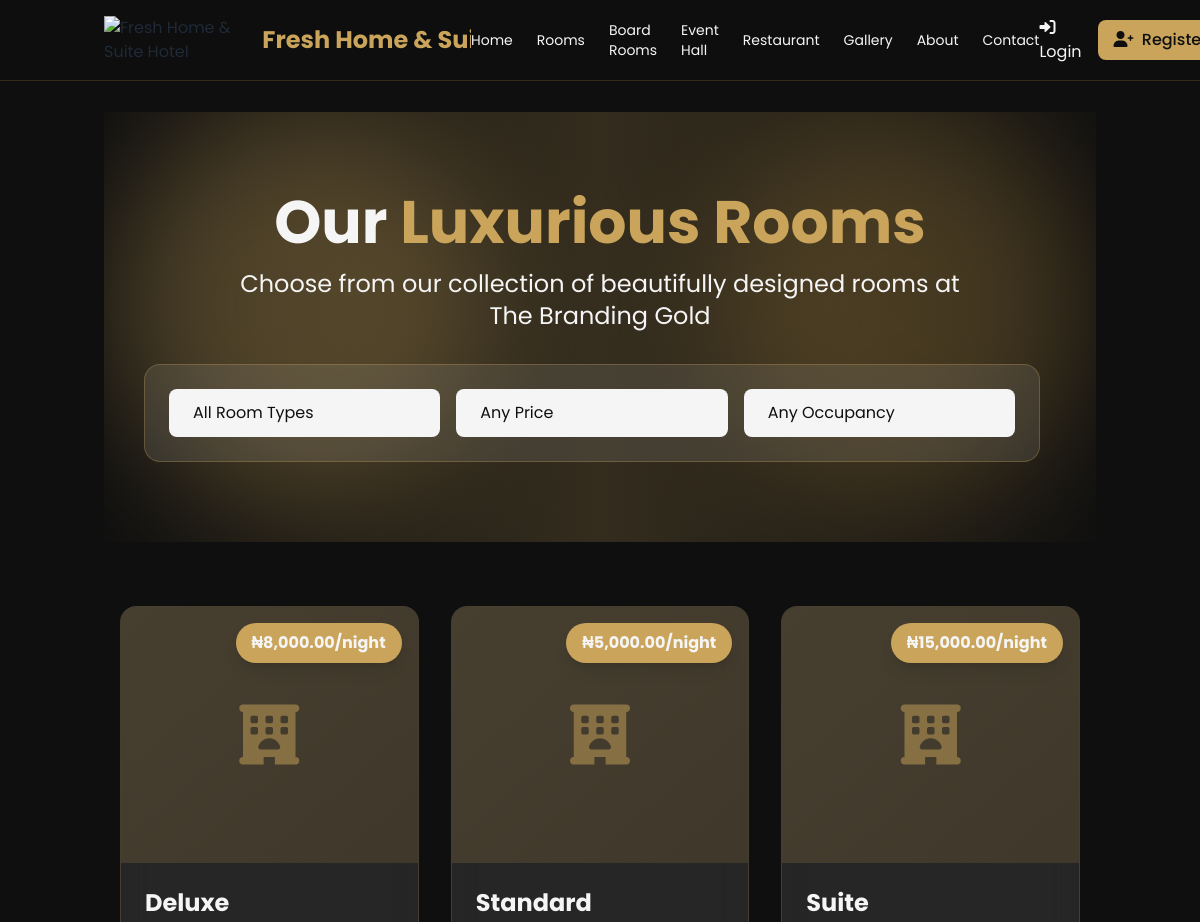
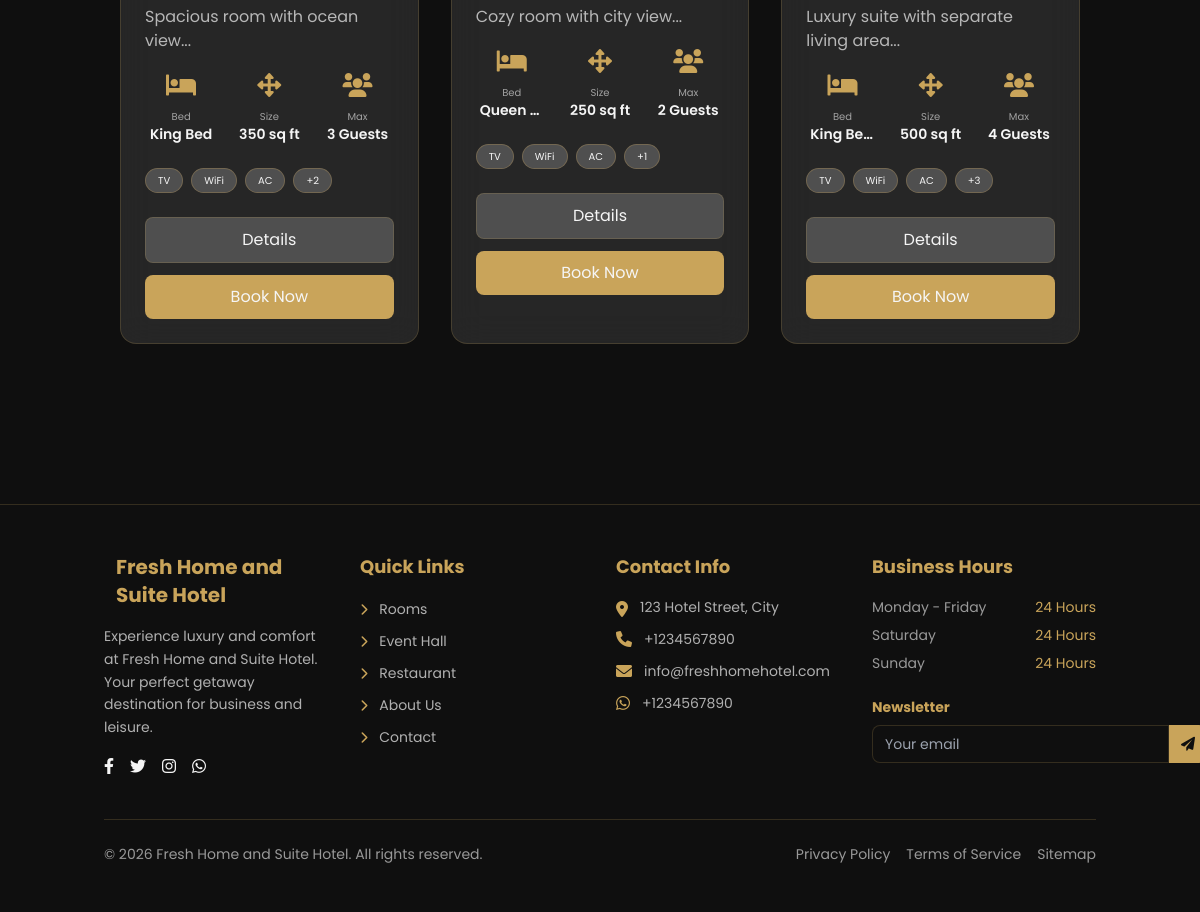
The page /rooms.php on the database its author committed (2 pictures, top to bottom).
### tables this page shows
CREATE TABLE rooms (
    id INT PRIMARY KEY AUTO_INCREMENT,
    room_number VARCHAR(10) UNIQUE,
    room_type VARCHAR(50),
    description TEXT,
    base_price DECIMAL(10,2),
    max_occupancy INT,
    bed_type VARCHAR(50),
    square_feet INT,
    amenities TEXT,
    status ENUM('available', 'maintenance') DEFAULT 'available',
    created_at TIMESTAMP DEFAULT CURRENT_TIMESTAMP
);

### includes/functions.php (called while the page is built, shortened)
<?php
function formatCurrency($amount) {
    return '₦' . number_format($amount, 2);
}
?>

### rooms.php (the view, shortened to what this page needs)
<?php
require_once 'config/config.php';
require_once 'includes/header.php';
$stmt = $pdo->query("
    SELECT r.*,
           (SELECT image_path FROM room_images WHERE room_id = r.id AND is_primary = 1 LIMIT 1) as primary_image
    FROM rooms r
    WHERE r.status = 'available'
    ORDER BY r.room_type
");
$rooms = $stmt->fetchAll();
?>
<section class="page-header relative py-12 sm:py-16 md:py-20 overflow-hidden">
    <div class="absolute inset-0 bg-gradient-to-r from-[#0F0F0F] via-[#C9A45A]/20 to-[#0F0F0F]">
        <div class="absolute inset-0 opacity-30">
            <div class="absolute top-0 left-0 w-48 sm:w-64 md:w-96 h-48 sm:h-64 md:h-96 bg-[#C9A45A] rounded-full mix-blend-multiply filter blur-xl md:blur-2xl lg:blur-3xl animate-float"></div>
            <div class="absolute top-0 right-0 w-48 sm:w-64 md:w-96 h-48 sm:h-64 md:h-96 bg-[#A8843F] rounded-full mix-blend-multiply filter blur-xl md:blur-2xl lg:blur-3xl animate-float animation-delay-2000"></div>
        </div>
    </div>
    <div class="relative z-10 text-center text-[#F5F5F5] px-4 sm:px-6 max-w-7xl mx-auto">
        <h1 class="text-3xl sm:text-4xl md:text-5xl lg:text-6xl font-bold mb-2 sm:mb-3 md:mb-4 animate__animated animate__fadeInDown">
            Our <span class="text-[#C9A45A]">Luxurious Rooms</span>
        </h1>
        <p class="text-base sm:text-lg md:text-xl lg:text-2xl mb-4 sm:mb-6 md:mb-8 animate__animated animate__fadeInUp animate__delay-1s max-w-3xl mx-auto">
            Choose from our collection of beautifully designed rooms at The Branding Gold
        </p>
        <div class="filter-bar max-w-xs sm:max-w-sm md:max-w-2xl lg:max-w-4xl mx-auto bg-[#F5F5F5]/10 backdrop-blur-lg rounded-xl sm:rounded-2xl p-4 sm:p-5 md:p-6 animate__animated animate__zoomIn animate__delay-2s border border-[#C9A45A]/30 mx-2 sm:mx-4">
            <form id="filterForm" class="flex flex-col sm:flex-row gap-2 sm:gap-3 md:gap-4 justify-center">
                <select id="roomTypeFilter" class="w-full sm:flex-1 px-3 sm:px-4 md:px-6 py-2.5 sm:py-3 rounded-lg text-[#0F0F0F] bg-[#F5F5F5] text-sm sm:text-base focus:ring-2 focus:ring-[#C9A45A] transition appearance-none">
                    <option value="all">All Room Types</option>
                </select>
                <select id="priceFilter" class="w-full sm:flex-1 px-3 sm:px-4 md:px-6 py-2.5 sm:py-3 rounded-lg text-[#0F0F0F] bg-[#F5F5F5] text-sm sm:text-base focus:ring-2 focus:ring-[#C9A45A] transition appearance-none">
                    <option value="all">Any Price</option>
                </select>
                <select id="occupancyFilter" class="w-full sm:flex-1 px-3 sm:px-4 md:px-6 py-2.5 sm:py-3 rounded-lg text-[#0F0F0F] bg-[#F5F5F5] text-sm sm:text-base focus:ring-2 focus:ring-[#C9A45A] transition appearance-none">
                    <option value="all">Any Occupancy</option>
                </select>
            </form>
        </div>
    </div>
</section>
<section class="py-8 sm:py-12 md:py-16 bg-[#0F0F0F]">
    <div class="container mx-auto px-3 sm:px-4">
        <div id="roomsGrid" class="grid grid-cols-1 sm:grid-cols-2 lg:grid-cols-3 gap-4 sm:gap-5 md:gap-6 lg:gap-8">
            <?php foreach($rooms as $index => $room): ?>
            <div class="room-card bg-[#F5F5F5]/10 backdrop-blur-lg rounded-xl sm:rounded-2xl overflow-hidden hover-scale group border border-[#C9A45A]/20"
                 data-room-type="<?php echo $room['room_type']; ?>"
                 data-price="<?php echo $room['base_price']; ?>"
                 data-occupancy="<?php echo $room['max_occupancy']; ?>"
                 data-aos="fade-up"
                 data-aos-delay="<?php echo $index * 100; ?>">
                <div class="relative h-48 sm:h-56 md:h-64 overflow-hidden">
                    <?php
                    if(!empty($room['primary_image'])):
                    ?>
                        <img src="<?php echo SITE_URL . $room['primary_image']; ?>"
                             alt="<?php echo $room['room_type']; ?>"
                             class="w-full h-full object-cover group-hover:scale-110 transition duration-700"
                             loading="lazy"
                             onerror="this.onerror=null; this.src='<?php echo SITE_URL; ?>assets/images/no-image.jpg';">
                    <?php
                    else:
                        $img_stmt = $pdo->prepare("SELECT image_path FROM room_images WHERE room_id = ? LIMIT 1");
                        $img_stmt->execute([$room['id']]);
                        $any_image = $img_stmt->fetch();
                        if($any_image):
                    ?>
                        <img src="<?php echo SITE_URL . $any_image['image_path']; ?>"
                             alt="<?php echo $room['room_type']; ?>"
                             class="w-full h-full object-cover group-hover:scale-110 transition duration-700"
                             loading="lazy"
                             onerror="this.onerror=null; this.src='<?php echo SITE_URL; ?>assets/images/no-image.jpg';">
                    <?php
                        else:
                    ?>
                        <div class="w-full h-full bg-gradient-to-br from-[#C9A45A]/20 to-[#A8843F]/20 flex items-center justify-center">
                            <i class="fas fa-hotel text-4xl sm:text-5xl md:text-6xl text-[#C9A45A]/50"></i>
                        </div>
                    <?php
                        endif;
                    endif;
                    ?>
                    <div class="absolute top-3 right-3 sm:top-4 sm:right-4 bg-[#C9A45A] text-[#F5F5F5] px-2 sm:px-3 md:px-4 py-1 sm:py-1.5 md:py-2 rounded-full font-bold shadow-lg text-xs sm:text-sm md:text-base">
                        <?php echo formatCurrency($room['base_price']); ?>/night
                    </div>
                </div>
                <div class="p-3 sm:p-4 md:p-5 lg:p-6">
                    <h3 class="text-lg sm:text-xl md:text-2xl font-bold text-[#F5F5F5] mb-1 sm:mb-2"><?php echo $room['room_type']; ?></h3>
                    <p class="text-[#F5F5F5]/70 text-xs sm:text-sm md:text-base mb-3 sm:mb-4"><?php echo substr($room['description'], 0, 80); ?>...</p>
                    <div class="grid grid-cols-3 gap-1 sm:gap-2 md:gap-3 lg:gap-4 mb-3 sm:mb-4 md:mb-5 lg:mb-6">
                        <div class="text-center">
                            <i class="fas fa-bed text-lg sm:text-xl md:text-2xl text-[#C9A45A] mb-0.5 sm:mb-1 md:mb-2"></i>
                            <p class="text-[#F5F5F5]/60 text-[10px] xs:text-xs">Bed</p>
                            <p class="text-[#F5F5F5] font-semibold text-[10px] xs:text-xs sm:text-sm truncate px-1"><?php echo $room['bed_type']; ?></p>
                        </div>
                        <div class="text-center">
                            <i class="fas fa-arrows-alt text-lg sm:text-xl md:text-2xl text-[#C9A45A] mb-0.5 sm:mb-1 md:mb-2"></i>
                            <p class="text-[#F5F5F5]/60 text-[10px] xs:text-xs">Size</p>
                            <p class="text-[#F5F5F5] font-semibold text-[10px] xs:text-xs sm:text-sm"><?php echo $room['square_feet']; ?> sq ft</p>
                        </div>
                        <div class="text-center">
                            <i class="fas fa-users text-lg sm:text-xl md:text-2xl text-[#C9A45A] mb-0.5 sm:mb-1 md:mb-2"></i>
                            <p class="text-[#F5F5F5]/60 text-[10px] xs:text-xs">Max</p>
                            <p class="text-[#F5F5F5] font-semibold text-[10px] xs:text-xs sm:text-sm"><?php echo $room['max_occupancy']; ?> Guests</p>
                        </div>
                    </div>
                    <div class="flex flex-wrap gap-1 sm:gap-2 mb-3 sm:mb-4 md:mb-5 lg:mb-6">
                        <?php
                        $amenities = explode(',', $room['amenities']);
                        $show_amenities = array_slice($amenities, 0, 3);
                        foreach($show_amenities as $amenity):
                        ?>
                        <span class="px-2 sm:px-3 py-0.5 sm:py-1 bg-[#F5F5F5]/20 rounded-full text-[#F5F5F5] text-[10px] xs:text-xs border border-[#C9A45A]/30 whitespace-nowrap">
                            <?php echo trim($amenity); ?>
                        </span>
                        <?php endforeach; ?>
                        <?php if(count($amenities) > 3): ?>
                        <span class="px-2 sm:px-3 py-0.5 sm:py-1 bg-[#F5F5F5]/20 rounded-full text-[#F5F5F5] text-[10px] xs:text-xs border border-[#C9A45A]/30">
                            +<?php echo count($amenities) - 3; ?>
                        </span>
                        <?php endif; ?>
                    </div>
                    <div class="flex flex-col xs:flex-row gap-2 sm:gap-3">
                        <a href="room-detail.php?id=<?php echo $room['id']; ?>"
                           class="flex-1 bg-[#F5F5F5]/20 text-[#F5F5F5] px-3 sm:px-4 py-2 sm:py-2.5 rounded-lg hover:bg-[#F5F5F5]/30 transition text-center border border-[#C9A45A]/20 text-xs sm:text-sm md:text-base">
                            Details
                        </a>
                        <a href="booking.php?room_id=<?php echo $room['id']; ?>"
                           class="flex-1 bg-[#C9A45A] hover:bg-[#A8843F] text-[#F5F5F5] px-3 sm:px-4 py-2 sm:py-2.5 rounded-lg transition text-center text-xs sm:text-sm md:text-base">
                            Book Now
                        </a>
                    </div>
                </div>
            </div>
            <?php endforeach; ?>
        </div>
    </div>
</section>
<?php require_once 'includes/footer.php'; ?>

### includes/header.php (style rules this page uses)
body { font-family: 'Poppins', sans-serif; min-height: 100vh; }
.hover-scale { transition: transform 0.3s ease; }
.animate-float { animation: float 3s ease-in-out infinite; }

### includes/navbar.php (style rules this page uses)
body { padding-top: 64px; background-color: #0F0F0F; min-height: 100vh; }
@media (min-width: 640px) { body { padding-top: 72px; } }
@media (min-width: 1024px) { body { padding-top: 80px; } }
html { scroll-behavior: smooth; }

### rooms.php (style rules this page uses)
.animate-float { animation: float 8s ease-in-out infinite; }
.animation-delay-2000 { animation-delay: 2s; }
.hover-scale { transition: transform 0.3s ease; }
.room-card { transition: all 0.3s ease; }

### includes/footer.php (style rules this page uses)
body { padding-top: 80px; margin: 0; background-color: #0F0F0F; color: #F5F5F5; min-height: 100vh; display: flex; flex-direction: column; }

### rows shown on the page
rooms: base_price "₦8,000.00", room_type "Deluxe", description "Spacious room with ocean view", bed_type "King Bed", square_feet "350", max_occupancy "3", amenities "TV", amenities "WiFi", amenities "AC", count($amenities)-3 "2"
rooms: base_price "₦5,000.00", room_type "Standard", description "Cozy room with city view", bed_type "Queen…", square_feet "250", max_occupancy "2", amenities "TV", amenities "WiFi", amenities "AC", count($amenities)-3 "1"
rooms: base_price "₦15,000.00", room_type "Suite", description "Luxury suite with separate living area", bed_type "King Be…", square_feet "500", max_occupancy "4", amenities "TV", amenities "WiFi", amenities "AC", count($amenities)-3 "3"

### other values the page prints
getSetting($settings, 'hotel_name', 'Fresh Home & Suite') "Fresh Home and Suite Hotel"
getSetting($settings, 'hotel_phone', '+123 456 7890') "+1234567890"
getSetting($settings, 'hotel_email', 'info@freshhomehotel.com') "info@freshhomehotel.com"
$whatsapp "+1234567890"
getSetting($settings, 'hours_weekdays', '24 Hours') "24 Hours"
getSetting($settings, 'hours_saturday', '24 Hours') "24 Hours"
getSetting($settings, 'hours_sunday', '24 Hours') "24 Hours"
getSetting($settings, 'hotel_name', 'Fresh Home and Suite Hotel') "Fresh Home and Suite Hotel"
